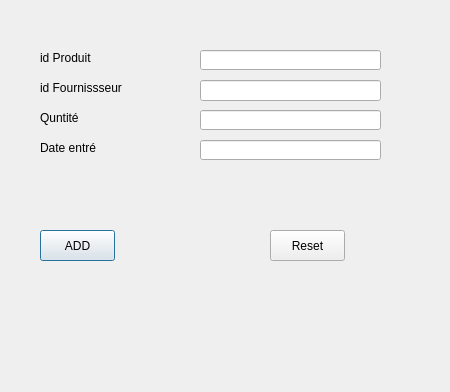
<?xml version="1.0" encoding="UTF-8"?>
<ui version="4.0">
 <class>GereLentre</class>
 <widget class="QDialog" name="GereLentre">
  <property name="windowModality">
   <enum>Qt::WindowModal</enum>
  </property>
  <property name="geometry">
   <rect>
    <x>0</x>
    <y>0</y>
    <width>450</width>
    <height>392</height>
   </rect>
  </property>
  <property name="windowTitle">
   <string>Gérer les Entrées de Stock </string>
  </property>
  <widget class="QWidget" name="formLayoutWidget">
   <property name="geometry">
    <rect>
     <x>10</x>
     <y>30</y>
     <width>421</width>
     <height>341</height>
    </rect>
   </property>
   <layout class="QFormLayout" name="formLayout"/>
  </widget>
  <widget class="QLabel" name="label">
   <property name="geometry">
    <rect>
     <x>40</x>
     <y>50</y>
     <width>121</width>
     <height>16</height>
    </rect>
   </property>
   <property name="font">
    <font>
     <pointsize>9</pointsize>
    </font>
   </property>
   <property name="text">
    <string>id Produit</string>
   </property>
  </widget>
  <widget class="QLineEdit" name="txtProduit">
   <property name="geometry">
    <rect>
     <x>200</x>
     <y>50</y>
     <width>181</width>
     <height>20</height>
    </rect>
   </property>
   <property name="font">
    <font>
     <pointsize>9</pointsize>
    </font>
   </property>
  </widget>
  <widget class="QLineEdit" name="txtFournisseur">
   <property name="geometry">
    <rect>
     <x>200</x>
     <y>80</y>
     <width>181</width>
     <height>21</height>
    </rect>
   </property>
   <property name="font">
    <font>
     <pointsize>9</pointsize>
    </font>
   </property>
  </widget>
  <widget class="QPushButton" name="btnAdd">
   <property name="geometry">
    <rect>
     <x>40</x>
     <y>230</y>
     <width>75</width>
     <height>31</height>
    </rect>
   </property>
   <property name="font">
    <font>
     <pointsize>9</pointsize>
    </font>
   </property>
   <property name="text">
    <string>ADD</string>
   </property>
  </widget>
  <widget class="QLineEdit" name="txtDateEntre">
   <property name="geometry">
    <rect>
     <x>200</x>
     <y>140</y>
     <width>181</width>
     <height>20</height>
    </rect>
   </property>
   <property name="font">
    <font>
     <pointsize>9</pointsize>
    </font>
   </property>
  </widget>
  <widget class="QLabel" name="label_4">
   <property name="geometry">
    <rect>
     <x>40</x>
     <y>110</y>
     <width>121</width>
     <height>16</height>
    </rect>
   </property>
   <property name="font">
    <font>
     <pointsize>9</pointsize>
    </font>
   </property>
   <property name="text">
    <string>Quntité</string>
   </property>
  </widget>
  <widget class="QLabel" name="label_5">
   <property name="geometry">
    <rect>
     <x>40</x>
     <y>140</y>
     <width>121</width>
     <height>16</height>
    </rect>
   </property>
   <property name="font">
    <font>
     <pointsize>9</pointsize>
    </font>
   </property>
   <property name="text">
    <string>Date entré</string>
   </property>
  </widget>
  <widget class="QLabel" name="lblInfo">
   <property name="geometry">
    <rect>
     <x>50</x>
     <y>190</y>
     <width>301</width>
     <height>20</height>
    </rect>
   </property>
   <property name="text">
    <string/>
   </property>
  </widget>
  <widget class="QLabel" name="label_2">
   <property name="geometry">
    <rect>
     <x>40</x>
     <y>80</y>
     <width>121</width>
     <height>16</height>
    </rect>
   </property>
   <property name="font">
    <font>
     <pointsize>9</pointsize>
    </font>
   </property>
   <property name="text">
    <string>id Fournissseur</string>
   </property>
  </widget>
  <widget class="QLineEdit" name="txtQuntite">
   <property name="geometry">
    <rect>
     <x>200</x>
     <y>110</y>
     <width>181</width>
     <height>20</height>
    </rect>
   </property>
   <property name="font">
    <font>
     <pointsize>9</pointsize>
    </font>
   </property>
  </widget>
  <widget class="QPushButton" name="btnReset">
   <property name="geometry">
    <rect>
     <x>270</x>
     <y>230</y>
     <width>75</width>
     <height>31</height>
    </rect>
   </property>
   <property name="font">
    <font>
     <pointsize>9</pointsize>
    </font>
   </property>
   <property name="text">
    <string>Reset</string>
   </property>
  </widget>
  <widget class="QLabel" name="lblInfo_2">
   <property name="geometry">
    <rect>
     <x>250</x>
     <y>190</y>
     <width>161</width>
     <height>16</height>
    </rect>
   </property>
   <property name="text">
    <string/>
   </property>
  </widget>
 </widget>
 <resources/>
 <connections/>
</ui>
